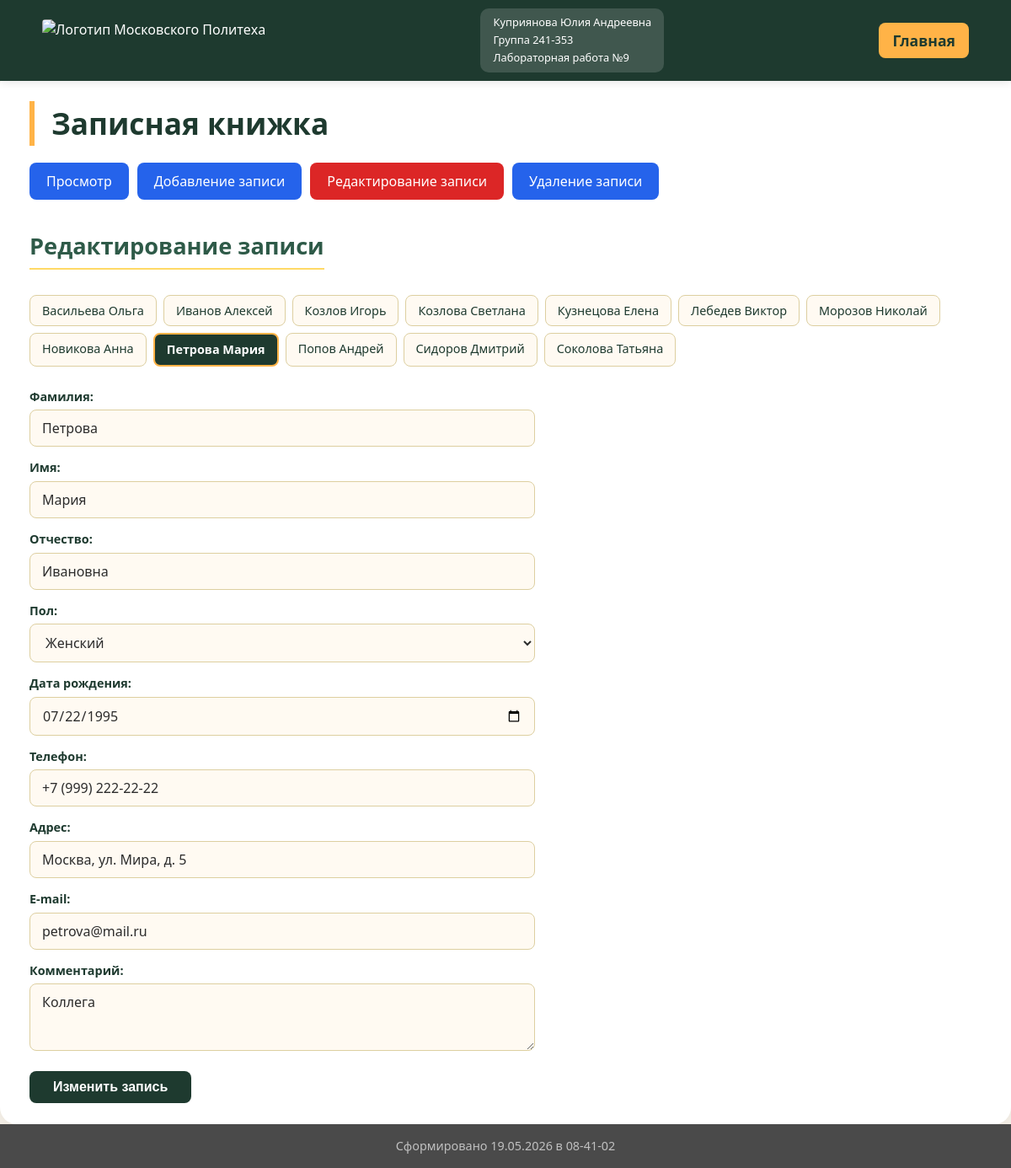
Screenshot of /?p=edit&id=2 with the database file from the repository.
### tables this page shows
CREATE TABLE IF NOT EXISTS friends (
    id          INT          NOT NULL AUTO_INCREMENT PRIMARY KEY,   
    surname     VARCHAR(100) NOT NULL,         
    name        VARCHAR(100) NOT NULL,         
    patronymic  VARCHAR(100) DEFAULT '',       
    gender      CHAR(1)      DEFAULT 'М',      
    birthdate   DATE,                          
    phone       VARCHAR(30)  DEFAULT '',       
    address     VARCHAR(255) DEFAULT '',       
    email       VARCHAR(150) DEFAULT '',       
    comment     TEXT         DEFAULT ''        
);

### edit.php (the view, shortened to what this page needs)
<?php
$mysqli = mysqli_connect('localhost', 'root', '', 'friends');
$currentROW = [];
if (isset($_GET['id'])) {
    $sql_res = mysqli_query($mysqli,
        'SELECT * FROM friends WHERE id=' . (int)$_GET['id'] . ' LIMIT 0, 1'
    );
    $currentROW = mysqli_fetch_assoc($sql_res) ?: [];
}
$sql_res = mysqli_query($mysqli, 'SELECT id, surname, name FROM friends ORDER BY surname ASC, name ASC');
?>
<h2>Редактирование записи</h2>
<?php if (!mysqli_errno($mysqli)) : ?>
    <div id="edit_links">
        <?php while ($row = mysqli_fetch_assoc($sql_res)) : ?>
            <?php if ($currentROW && $currentROW['id'] == $row['id']) : ?>
                <div class="current-link"><?= htmlspecialchars($row['surname'] . ' ' . $row['name']) ?></div>
            <?php else : ?>
                <a href="?p=edit&id=<?= $row['id'] ?>"><?= htmlspecialchars($row['surname'] . ' ' . $row['name']) ?></a>
            <?php endif; ?>
        <?php endwhile; ?>
    </div>
    <?php if ($currentROW) : ?>
        <form name="form_edit" method="post" action="?p=edit&id=<?= $currentROW['id'] ?>">
            <div class="form-group">
                <label for="surname">Фамилия:</label>
                <input type="text" name="surname" id="surname"
                       value="<?= htmlspecialchars($currentROW['surname']) ?>" required>
            </div>
            <div class="form-group">
                <label for="name">Имя:</label>
                <input type="text" name="name" id="name"
                       value="<?= htmlspecialchars($currentROW['name']) ?>" required>
            </div>
            <div class="form-group">
                <label for="patronymic">Отчество:</label>
                <input type="text" name="patronymic" id="patronymic"
                       value="<?= htmlspecialchars($currentROW['patronymic']) ?>">
            </div>
            <div class="form-group">
                <label for="gender">Пол:</label>
                <select name="gender" id="gender">
                    <option value="Ж" <?= $currentROW['gender'] == 'Ж' ? 'selected' : '' ?>>Женский</option>
                </select>
            </div>
            <div class="form-group">
                <label for="birthdate">Дата рождения:</label>
                <input type="date" name="birthdate" id="birthdate"
                       value="<?= htmlspecialchars($currentROW['birthdate']) ?>">
            </div>
            <div class="form-group">
                <label for="phone">Телефон:</label>
                <input type="tel" name="phone" id="phone"
                       value="<?= htmlspecialchars($currentROW['phone']) ?>">
            </div>
            <div class="form-group">
                <label for="address">Адрес:</label>
                <input type="text" name="address" id="address"
                       value="<?= htmlspecialchars($currentROW['address']) ?>">
            </div>
            <div class="form-group">
                <label for="email">E-mail:</label>
                <input type="email" name="email" id="email"
                       value="<?= htmlspecialchars($currentROW['email']) ?>">
            </div>
            <div class="form-group">
                <label for="comment">Комментарий:</label>
                <textarea name="comment" id="comment"><?= htmlspecialchars($currentROW['comment']) ?></textarea>
            </div>
            <input type="submit" name="button" value="Изменить запись" class="btn-submit">
        </form>
    <?php else : ?>
        <p class="info-msg">Записей пока нет.</p>
    <?php endif; ?>
<?php else : ?>
    <p class="error-msg">Ошибка базы данных.</p>
<?php endif; ?>

### styles.css (style rules this page uses)
* { margin: 0; padding: 0; box-sizing: border-box; }
body { font-family: 'Segoe UI', Tahoma, Geneva, Verdana, sans-serif; background-color: #f5f0e8; color: #2c2c2c; line-height: 1.5; padding-top: 80px; min-height: 100vh; display: flex; flex-direction: column; }
h2 { color: #2e5a48; margin-top: 25px; margin-bottom: 15px; font-size: 1.7rem; border-bottom: 2px solid #ffd966; display: inline-block; padding-bottom: 5px; }
form { max-width: 600px; margin-top: 20px; }
.form-group { display: flex; flex-direction: column; margin-bottom: 14px; }
.form-group label { font-size: 0.9rem; font-weight: 600; color: #1e3a2f; margin-bottom: 5px; }
.form-group input[type="text"], .form-group input[type="tel"], .form-group input[type="email"], .form-group input[type="date"], .form-group select, .form-group textarea { width: 100%; padding: 10px 14px; border: 1px solid #ddcfa0; border-radius: 8px; font-family: inherit; font-size: 1rem; background-color: #fffaf2; color: #2c2c2c; transition: border-color 0.2s ease; }
.form-group textarea { min-height: 80px; resize: vertical; }
.btn-submit { padding: 10px 28px; background-color: #1e3a2f; color: white; border: none; border-radius: 8px; font-size: 1rem; font-weight: 600; cursor: pointer; margin-top: 10px; transition: background-color 0.2s ease; }
#edit_links, #delete_links { display: flex; flex-wrap: wrap; gap: 8px; margin: 15px 0 25px 0; }
#edit_links a, #delete_links a { display: inline-block; padding: 7px 14px; background-color: #fffaf2; border: 1px solid #ddcfa0; border-radius: 8px; text-decoration: none; color: #1e3a2f; font-size: 0.9rem; transition: background-color 0.2s ease; }
#edit_links .current-link { display: inline-block; padding: 7px 14px; background-color: #1e3a2f; color: white; border-radius: 8px; font-size: 0.9rem; font-weight: 600; border: 2px solid #ffb347; }

### rows the page displays
friends: surname+name "Васильева Ольга"
friends: surname+name "Иванов Алексей"
friends: surname+name "Козлов Игорь"
friends: surname+name "Козлова Светлана"
friends: surname+name "Кузнецова Елена"
friends: surname+name "Лебедев Виктор"
friends: surname+name "Морозов Николай"
friends: surname+name "Новикова Анна"
friends: surname+name "Петрова Мария", surname "Петрова", name "Мария", patronymic "Ивановна", gender "Женский", birthdate "07/22/1995", phone "+7 (999) 222-22-22", address "Москва, ул. Мира, д. 5", email "petrova@mail.ru", comment "Коллега"
friends: surname+name "Попов Андрей"
friends: surname+name "Сидоров Дмитрий"
friends: surname+name "Соколова Татьяна"
